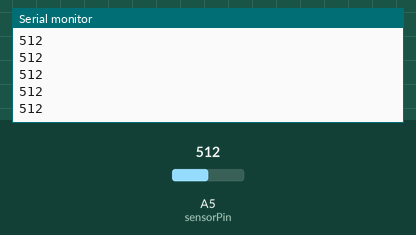
A sketch run on a simulated Arduino Uno, built with avr-gcc and run on an emulated ATmega328P. On the bench: the last lines printed to the serial monitor. The test bench sets the inputs (shaded band); at power-on: A5 (sensorPin) = 512.

Above: at 1.2 s.
1.3 s: A5 (sensorPin) set to 716
At 1.31 s:
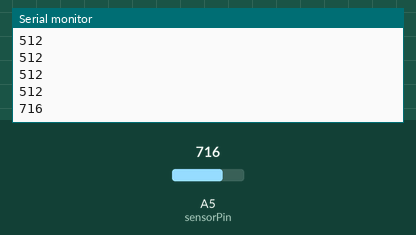
2.8 s: A5 (sensorPin) set to 900
At 2.81 s:
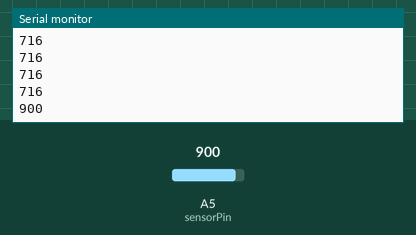
Timing chart, 0 to 5.8 s (numbered marks = the images above; inputs shaded):
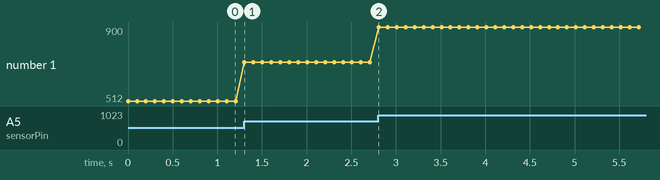

Measured:
- after the input at 1.3 s, the serial monitor: prints a new line at once (image 1)
- after the input at 2.8 s, the serial monitor: prints a new line at once (image 2)
- plotted number 1: 512 → 716 after the input at 1.3 s, 716 → 900 after the input at 2.8 s

The sketch:

lightsensor__2020_12_17_04_50_34_UTC_.ino
```cpp
/*
5v to one pin
other pin goes to arduino and ground through 100k resistor
*/

int sensorPin = A5; // select the input pin for LDR

int sensorValue = 0; // variable to store the value coming from the sensor
void setup() {
Serial.begin(9600); //sets serial port for communication
}
void loop() {
sensorValue = analogRead(sensorPin); // read the value from the sensor
Serial.println(sensorValue); //prints the values coming from the sensor on the screen

delay(100);

}
```
